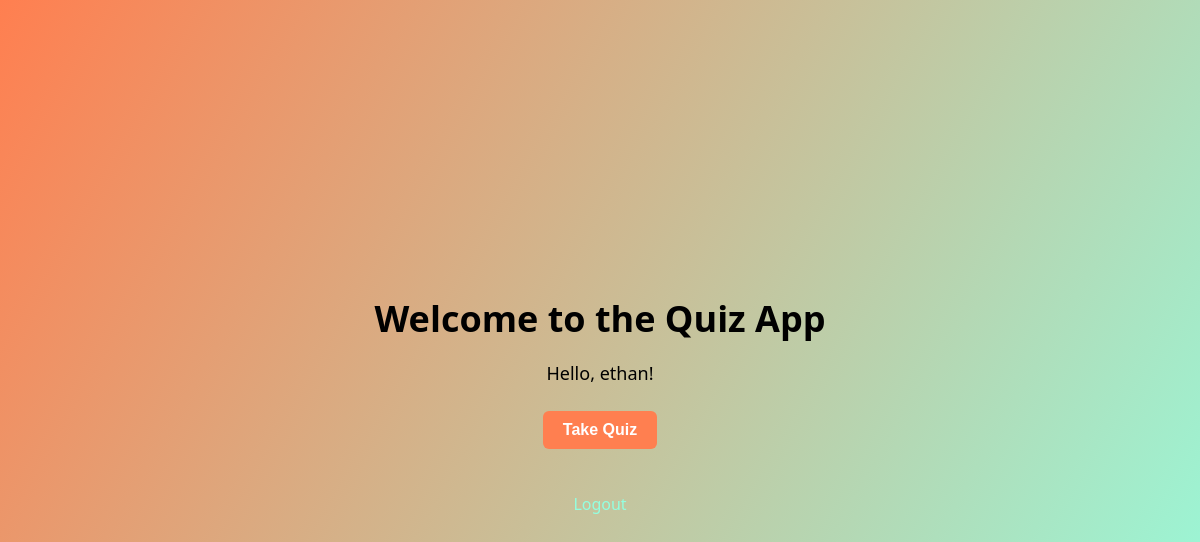
/ (signed in), run on an earlier commit of the app's database.
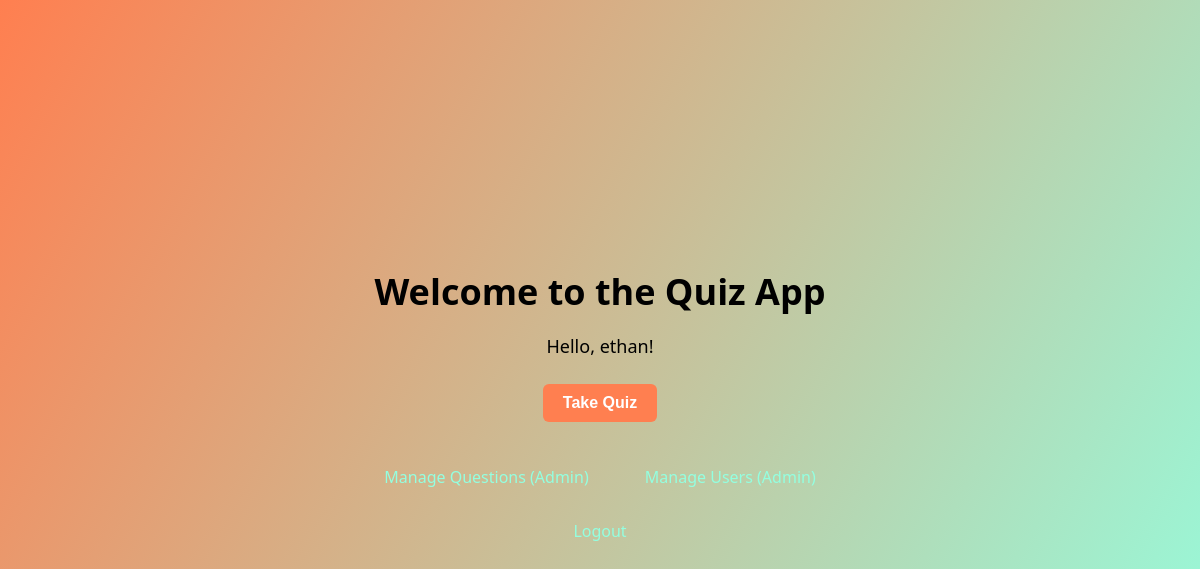
And on a later commit of the database.
### quiz/models.py (models this page shows)
class User(AbstractUser):
            created_at = models.DateTimeField(auto_now_add=True)

### quiz/views.py (the view)
# urls.py: path('', views.home, name='home'),
@login_required
def home(request):
    return render(request, 'quiz/home.html')

### quiz/templates/quiz/home.html (shortened to what this page needs)
{% load static %}
<!DOCTYPE html>
<html>
<head>
    <link rel="stylesheet" type="text/css" href="{% static 'css/style.css' %}">
</head>
<body>
    <div class="home-content">
        <h1>Welcome to the Quiz App</h1>
        {% if user.is_authenticated %}
            <p>Hello, {{ user.username }}!</p>
            <form action="{% url 'quiz:start_quiz' %}" method="get">
                <button type="submit">Take Quiz</button>
            </form>
            {% if user.is_staff %}
            <br>
            <a href="{% url 'quiz:manage_questions' %}">Manage Questions (Admin)</a>
            <a href="{% url 'quiz:manage_users' %}">Manage Users (Admin)</a>
            {% endif %}
            <br>
            <a href="{% url 'quiz:logout' %}">Logout</a>
        {% else %}
            <a href="{% url 'quiz:login' %}">Login</a>
            <a href="{% url 'quiz:register' %}">Register</a>
        {% endif %}
    </div>
</body>
</html>

### quiz/static/css/style.css (style rules this page uses)
body { font-family: 'Segoe UI', sans-serif; background: linear-gradient(120deg, coral, #93FFe0); margin: 0; padding: 0; }

### quiz/templates/quiz/home.html (style rules this page uses)
body { font-family: 'Segoe UI', sans-serif; background: linear-gradient(120deg, coral, #93FFe0); height: 100vh; margin: 0; display: flex; justify-content: center; align-items: center; text-align: center; }
.home-content { color: #000; }
.home-content h1 { font-size: 36px; margin-bottom: 16px; }
.home-content p { font-size: 18px; margin-bottom: 20px; }
.home-content button, .home-content a { background: coral; color: #fff; border: none; padding: 10px 20px; border-radius: 6px; font-size: 16px; font-weight: bold; text-decoration: none; margin: 6px; display: inline-block; cursor: pointer; }
.home-content a { background: none; color: #93FFe0; font-weight: normal; }

What changed in the data, as far as the page shows it:
changed User "ethan": is_staff False → True (drawn)
Also different on the page:
text now shown: "Manage Questions (Admin) Manage Users (Admin)"
